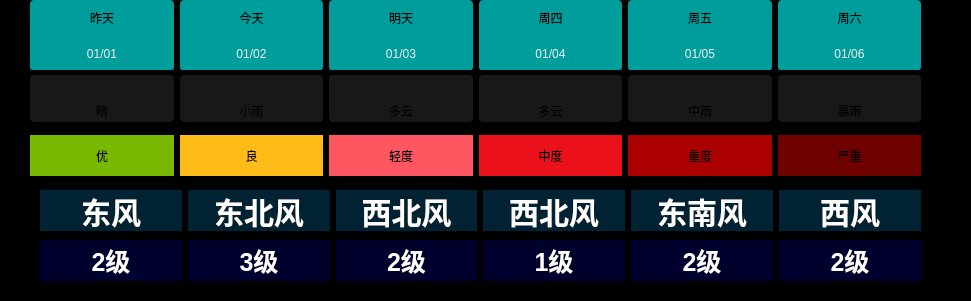
    <widget class="QWidget" name="widget_11" native="true">
     <property name="geometry">
      <rect>
       <x>0</x>
       <y>310</y>
       <width>971</width>
       <height>301</height>
      </rect>
     </property>
     <property name="styleSheet">
      <string notr="true">background-color: rgb(0,0,0,1)</string>
     </property>
     <widget class="QWidget" name="widget_5" native="true">
      <property name="geometry">
       <rect>
        <x>30</x>
        <y>0</y>
        <width>891</width>
        <height>71</height>
       </rect>
      </property>
      <property name="styleSheet">
       <string notr="true">QLabel {
	background-color: rgba(0, 200, 200, 200);
	border-radius: 4px;
}</string>
      </property>
      <layout class="QGridLayout" name="gridLayout_2">
       <property name="horizontalSpacing">
        <number>6</number>
       </property>
       <property name="verticalSpacing">
        <number>0</number>
       </property>
       <item row="1" column="0">
        <widget class="QLabel" name="lblDate0">
         <property name="styleSheet">
          <string notr="true">border-top-left-radius: 0px;
border-top-right-radius: 0px;
color: rgb(240, 240, 240);</string>
         </property>
         <property name="text">
          <string>01/01</string>
         </property>
         <property name="alignment">
          <set>Qt::AlignCenter</set>
         </property>
        </widget>
       </item>
       <item row="0" column="1">
        <widget class="QLabel" name="lblWeek1">
         <property name="styleSheet">
          <string notr="true">border-bottom-left-radius: 0px;
border-bottom-right-radius: 0px;</string>
         </property>
         <property name="text">
          <string>今天</string>
         </property>
         <property name="alignment">
          <set>Qt::AlignCenter</set>
         </property>
        </widget>
       </item>
       <item row="0" column="5">
        <widget class="QLabel" name="lblWeek5">
         <property name="styleSheet">
          <string notr="true">border-bottom-left-radius: 0px;
border-bottom-right-radius: 0px;</string>
         </property>
         <property name="text">
          <string>周六</string>
         </property>
         <property name="alignment">
          <set>Qt::AlignCenter</set>
         </property>
        </widget>
       </item>
       <item row="1" column="5">
        <widget class="QLabel" name="lblDate5">
         <property name="styleSheet">
          <string notr="true">border-top-left-radius: 0px;
border-top-right-radius: 0px;
color: rgb(240, 240, 240);</string>
         </property>
         <property name="text">
          <string>01/06</string>
         </property>
         <property name="alignment">
          <set>Qt::AlignCenter</set>
         </property>
        </widget>
       </item>
       <item row="1" column="2">
        <widget class="QLabel" name="lblDate2">
         <property name="styleSheet">
          <string notr="true">border-top-left-radius: 0px;
border-top-right-radius: 0px;
color: rgb(240, 240, 240);</string>
         </property>
         <property name="text">
          <string>01/03</string>
         </property>
         <property name="alignment">
          <set>Qt::AlignCenter</set>
         </property>
        </widget>
       </item>
       <item row="0" column="0">
        <widget class="QLabel" name="lblWeek0">
         <property name="styleSheet">
          <string notr="true">border-bottom-left-radius: 0px;
border-bottom-right-radius: 0px;</string>
         </property>
         <property name="text">
          <string>昨天</string>
         </property>
         <property name="alignment">
          <set>Qt::AlignCenter</set>
         </property>
        </widget>
       </item>
       <item row="0" column="3">
        <widget class="QLabel" name="lblWeek3">
         <property name="styleSheet">
          <string notr="true">border-bottom-left-radius: 0px;
border-bottom-right-radius: 0px;</string>
         </property>
         <property name="text">
          <string>周四</string>
         </property>
         <property name="alignment">
          <set>Qt::AlignCenter</set>
         </property>
        </widget>
       </item>
       <item row="0" column="4">
        <widget class="QLabel" name="lblWeek4">
         <property name="styleSheet">
          <string notr="true">border-bottom-left-radius: 0px;
border-bottom-right-radius: 0px;</string>
         </property>
         <property name="text">
          <string>周五</string>
         </property>
         <property name="alignment">
          <set>Qt::AlignCenter</set>
         </property>
        </widget>
       </item>
       <item row="1" column="4">
        <widget class="QLabel" name="lblDate4">
         <property name="styleSheet">
          <string notr="true">border-top-left-radius: 0px;
border-top-right-radius: 0px;
color: rgb(240, 240, 240);</string>
         </property>
         <property name="text">
          <string>01/05</string>
         </property>
         <property name="alignment">
          <set>Qt::AlignCenter</set>
         </property>
        </widget>
       </item>
       <item row="1" column="1">
        <widget class="QLabel" name="lblDate1">
         <property name="styleSheet">
          <string notr="true">border-top-left-radius: 0px;
border-top-right-radius: 0px;
color: rgb(240, 240, 240);</string>
         </property>
         <property name="text">
          <string>01/02</string>
         </property>
         <property name="alignment">
          <set>Qt::AlignCenter</set>
         </property>
        </widget>
       </item>
       <item row="0" column="2">
        <widget class="QLabel" name="lblWeek2">
         <property name="styleSheet">
          <string notr="true">border-bottom-left-radius: 0px;
border-bottom-right-radius: 0px;</string>
         </property>
         <property name="text">
          <string>明天</string>
         </property>
         <property name="alignment">
          <set>Qt::AlignCenter</set>
         </property>
        </widget>
       </item>
       <item row="1" column="3">
        <widget class="QLabel" name="lblDate3">
         <property name="styleSheet">
          <string notr="true">border-top-left-radius: 0px;
border-top-right-radius: 0px;
color: rgb(240, 240, 240);</string>
         </property>
         <property name="text">
          <string>01/04</string>
         </property>
         <property name="alignment">
          <set>Qt::AlignCenter</set>
         </property>
        </widget>
       </item>
      </layout>
     </widget>
     <widget class="QWidget" name="widget_6" native="true">
      <property name="geometry">
       <rect>
        <x>30</x>
        <y>70</y>
        <width>891</width>
        <height>57</height>
       </rect>
      </property>
      <property name="styleSheet">
       <string notr="true">QLabel {
	background-color: rgba(60, 60, 60, 100);
	border-radius: 4px;
}</string>
      </property>
      <layout class="QGridLayout" name="gridLayout_3">
       <property name="topMargin">
        <number>5</number>
       </property>
       <property name="bottomMargin">
        <number>5</number>
       </property>
       <property name="verticalSpacing">
        <number>0</number>
       </property>
       <item row="1" column="5">
        <widget class="QLabel" name="lblType5">
         <property name="styleSheet">
          <string notr="true">border-top-left-radius: 0px;
border-top-right-radius: 0px;</string>
         </property>
         <property name="text">
          <string>暴雨</string>
         </property>
         <property name="alignment">
          <set>Qt::AlignCenter</set>
         </property>
        </widget>
       </item>
       <item row="0" column="3">
        <widget class="QLabel" name="lblTypeIcon3">
         <property name="styleSheet">
          <string notr="true">border-bottom-left-radius: 0px;
border-bottom-right-radius: 0px;</string>
         </property>
         <property name="text">
          <string/>
         </property>
         <property name="pixmap">
          <pixmap resource="main.qrc">:/res/type/DuoYun.png</pixmap>
         </property>
         <property name="alignment">
          <set>Qt::AlignCenter</set>
         </property>
        </widget>
       </item>
       <item row="1" column="1">
        <widget class="QLabel" name="lblType1">
         <property name="styleSheet">
          <string notr="true">border-top-left-radius: 0px;
border-top-right-radius: 0px;</string>
         </property>
         <property name="text">
          <string>小雨</string>
         </property>
         <property name="alignment">
          <set>Qt::AlignCenter</set>
         </property>
        </widget>
       </item>
       <item row="1" column="2">
        <widget class="QLabel" name="lblType2">
         <property name="styleSheet">
          <string notr="true">border-top-left-radius: 0px;
border-top-right-radius: 0px;</string>
         </property>
         <property name="text">
          <string>多云</string>
         </property>
         <property name="alignment">
          <set>Qt::AlignCenter</set>
         </property>
        </widget>
       </item>
       <item row="0" column="4">
        <widget class="QLabel" name="lblTypeIcon4">
         <property name="styleSheet">
          <string notr="true">border-bottom-left-radius: 0px;
border-bottom-right-radius: 0px;</string>
         </property>
         <property name="text">
          <string/>
         </property>
         <property name="pixmap">
          <pixmap resource="main.qrc">:/res/type/ZhongYu.png</pixmap>
         </property>
         <property name="alignment">
          <set>Qt::AlignCenter</set>
         </property>
        </widget>
       </item>
       <item row="1" column="4">
        <widget class="QLabel" name="lblType4">
         <property name="styleSheet">
          <string notr="true">border-top-left-radius: 0px;
border-top-right-radius: 0px;</string>
         </property>
         <property name="text">
          <string>中雨</string>
         </property>
         <property name="alignment">
          <set>Qt::AlignCenter</set>
         </property>
        </widget>
       </item>
       <item row="1" column="3">
        <widget class="QLabel" name="lblType3">
         <property name="styleSheet">
          <string notr="true">border-top-left-radius: 0px;
border-top-right-radius: 0px;</string>
         </property>
         <property name="text">
          <string>多云</string>
         </property>
         <property name="alignment">
          <set>Qt::AlignCenter</set>
         </property>
        </widget>
       </item>
       <item row="0" column="0">
        <widget class="QLabel" name="lblTypeIcon0">
         <property name="minimumSize">
          <size>
           <width>0</width>
           <height>0</height>
          </size>
         </property>
         <property name="maximumSize">
          <size>
           <width>1000</width>
           <height>1000</height>
          </size>
         </property>
         <property name="styleSheet">
          <string notr="true">border-bottom-left-radius: 0px;
border-bottom-right-radius: 0px;</string>
         </property>
         <property name="text">
          <string/>
         </property>
         <property name="pixmap">
          <pixmap resource="main.qrc">:/res/type/Qing.png</pixmap>
         </property>
         <property name="alignment">
          <set>Qt::AlignCenter</set>
         </property>
        </widget>
       </item>
       <item row="0" column="5">
        <widget class="QLabel" name="lblTypeIcon5">
         <property name="styleSheet">
          <string notr="true">border-bottom-left-radius: 0px;
border-bottom-right-radius: 0px;</string>
         </property>
         <property name="text">
          <string/>
         </property>
         <property name="pixmap">
          <pixmap resource="main.qrc">:/res/type/BaoYu.png</pixmap>
         </property>
         <property name="alignment">
          <set>Qt::AlignCenter</set>
         </property>
        </widget>
       </item>
       <item row="0" column="1">
        <widget class="QLabel" name="lblTypeIcon1">
         <property name="styleSheet">
          <string notr="true">border-bottom-left-radius: 0px;
border-bottom-right-radius: 0px;</string>
         </property>
         <property name="text">
          <string/>
         </property>
         <property name="pixmap">
          <pixmap resource="main.qrc">:/res/type/XiaoYu.png</pixmap>
         </property>
         <property name="alignment">
          <set>Qt::AlignCenter</set>
         </property>
        </widget>
       </item>
       <item row="1" column="0">
        <widget class="QLabel" name="lblType0">
         <property name="styleSheet">
          <string notr="true">border-top-left-radius: 0px;
border-top-right-radius: 0px;</string>
         </property>
         <property name="text">
          <string>晴</string>
         </property>
         <property name="alignment">
          <set>Qt::AlignCenter</set>
         </property>
        </widget>
       </item>
       <item row="0" column="2">
        <widget class="QLabel" name="lblTypeIcon2">
         <property name="styleSheet">
          <string notr="true">border-bottom-left-radius: 0px;
border-bottom-right-radius: 0px;</string>
         </property>
         <property name="text">
          <string/>
         </property>
         <property name="pixmap">
          <pixmap resource="main.qrc">:/res/type/DuoYun.png</pixmap>
         </property>
         <property name="alignment">
          <set>Qt::AlignCenter</set>
         </property>
        </widget>
       </item>
      </layout>
     </widget>
     <widget class="QWidget" name="widget_9" native="true">
      <property name="geometry">
       <rect>
        <x>30</x>
        <y>130</y>
        <width>891</width>
        <height>51</height>
       </rect>
      </property>
      <layout class="QHBoxLayout" name="horizontalLayout_11">
       <property name="topMargin">
        <number>5</number>
       </property>
       <property name="bottomMargin">
        <number>5</number>
       </property>
       <item>
        <widget class="QLabel" name="lblQuality0">
         <property name="styleSheet">
          <string notr="true">background-color: rgb(121, 184, 0);
padding:8px;</string>
         </property>
         <property name="text">
          <string>优</string>
         </property>
         <property name="alignment">
          <set>Qt::AlignCenter</set>
         </property>
        </widget>
       </item>
       <item>
        <widget class="QLabel" name="lblQuality1">
         <property name="styleSheet">
          <string notr="true">background-color: rgb(255, 187, 23);</string>
         </property>
         <property name="text">
          <string>良</string>
         </property>
         <property name="alignment">
          <set>Qt::AlignCenter</set>
         </property>
        </widget>
       </item>
       <item>
        <widget class="QLabel" name="lblQuality2">
         <property name="styleSheet">
          <string notr="true">background-color: rgb(255, 87, 97);</string>
         </property>
         <property name="text">
          <string>轻度</string>
         </property>
         <property name="alignment">
          <set>Qt::AlignCenter</set>
         </property>
        </widget>
       </item>
       <item>
        <widget class="QLabel" name="lblQuality3">
         <property name="styleSheet">
          <string notr="true">background-color: rgb(235, 17, 27);</string>
         </property>
         <property name="text">
          <string>中度</string>
         </property>
         <property name="alignment">
          <set>Qt::AlignCenter</set>
         </property>
        </widget>
       </item>
       <item>
        <widget class="QLabel" name="lblQuality4">
         <property name="styleSheet">
          <string notr="true">background-color: rgb(170, 0, 0);</string>
         </property>
         <property name="text">
          <string>重度</string>
         </property>
         <property name="alignment">
          <set>Qt::AlignCenter</set>
         </property>
        </widget>
       </item>
       <item>
        <widget class="QLabel" name="lblQuality5">
         <property name="styleSheet">
          <string notr="true">background-color: rgb(110, 0, 0);</string>
         </property>
         <property name="text">
          <string>严重</string>
         </property>
         <property name="alignment">
          <set>Qt::AlignCenter</set>
         </property>
        </widget>
       </item>
      </layout>
     </widget>
     <widget class="QWidget" name="">
      <property name="geometry">
       <rect>
        <x>40</x>
        <y>240</y>
        <width>881</width>
        <height>41</height>
       </rect>
      </property>
      <layout class="QHBoxLayout" name="horizontalLayout">
       <item>
        <widget class="QLabel" name="lblFl0">
         <property name="styleSheet">
          <string notr="true">border-top-left-radius: 0px;
border-top-right-radius: 0px;
color: rgb(255, 255, 255);
font-weight:bold;
font-size:25px;
background-color:rgba(0, 0, 235,0.2)</string>
         </property>
         <property name="text">
          <string>2级</string>
         </property>
         <property name="alignment">
          <set>Qt::AlignCenter</set>
         </property>
        </widget>
       </item>
       <item>
        <widget class="QLabel" name="lblFl1">
         <property name="styleSheet">
          <string notr="true">border-top-left-radius: 0px;
border-top-right-radius: 0px;
color: rgb(255, 255, 255);
font-weight:bold;
background-color:rgba(0, 0, 235,0.2);
font-size:25px;</string>
         </property>
         <property name="text">
          <string>3级</string>
         </property>
         <property name="alignment">
          <set>Qt::AlignCenter</set>
         </property>
        </widget>
       </item>
       <item>
        <widget class="QLabel" name="lblFl2">
         <property name="styleSheet">
          <string notr="true">border-top-left-radius: 0px;
border-top-right-radius: 0px;
color: rgb(255, 255, 255);
font-weight:bold;
font-size:25px;
background-color:rgba(0, 0, 235,0.2)</string>
         </property>
         <property name="text">
          <string>2级</string>
         </property>
         <property name="alignment">
          <set>Qt::AlignCenter</set>
         </property>
        </widget>
       </item>
       <item>
        <widget class="QLabel" name="lblFl3">
         <property name="styleSheet">
          <string notr="true">border-top-left-radius: 0px;
border-top-right-radius: 0px;
color: rgb(255, 255, 255);
font-weight:bold;
font-size:25px;
background-color:rgba(0, 0, 235,0.2)</string>
         </property>
         <property name="text">
          <string>1级</string>
         </property>
         <property name="alignment">
          <set>Qt::AlignCenter</set>
         </property>
        </widget>
       </item>
       <item>
        <widget class="QLabel" name="lblFl4">
         <property name="styleSheet">
          <string notr="true">border-top-left-radius: 0px;
border-top-right-radius: 0px;
color: rgb(255, 255, 255);
font-weight:bold;
font-size:25px;
background-color:rgba(0, 0, 235,0.2)</string>
         </property>
         <property name="text">
          <string>2级</string>
         </property>
         <property name="alignment">
          <set>Qt::AlignCenter</set>
         </property>
        </widget>
       </item>
       <item>
        <widget class="QLabel" name="lblFl5">
         <property name="styleSheet">
          <string notr="true">border-top-left-radius: 0px;
border-top-right-radius: 0px;
color: rgb(255, 255, 255);
font-weight:bold;
font-size:25px;
background-color:rgba(0, 0, 235,0.2)</string>
         </property>
         <property name="text">
          <string>2级</string>
         </property>
         <property name="alignment">
          <set>Qt::AlignCenter</set>
         </property>
        </widget>
       </item>
      </layout>
     </widget>
     <widget class="QWidget" name="">
      <property name="geometry">
       <rect>
        <x>40</x>
        <y>190</y>
        <width>881</width>
        <height>41</height>
       </rect>
      </property>
      <layout class="QGridLayout" name="gridLayout_4">
       <item row="0" column="0">
        <widget class="QLabel" name="lblFx0">
         <property name="styleSheet">
          <string notr="true">border-bottom-left-radius: 0px;
border-bottom-right-radius: 0px;
background-color : rgba(0, 170, 255,0.2);
color:white;
font-weight:bold;
font-size:30px</string>
         </property>
         <property name="text">
          <string>东风</string>
         </property>
         <property name="alignment">
          <set>Qt::AlignCenter</set>
         </property>
        </widget>
       </item>
       <item row="0" column="1">
        <widget class="QLabel" name="lblFx1">
         <property name="styleSheet">
          <string notr="true">border-bottom-left-radius: 0px;
border-bottom-right-radius: 0px;
background-color : rgba(0, 170, 255,0.2);
color:white;
font-weight:bold;
font-size:30px</string>
         </property>
         <property name="text">
          <string>东北风</string>
         </property>
         <property name="alignment">
          <set>Qt::AlignCenter</set>
         </property>
        </widget>
       </item>
       <item row="0" column="2">
        <widget class="QLabel" name="lblFx2">
         <property name="styleSheet">
          <string notr="true">border-bottom-left-radius: 0px;
border-bottom-right-radius: 0px;
background-color : rgba(0, 170, 255,0.2);
color:white;
font-weight:bold;
font-size:30px</string>
         </property>
         <property name="text">
          <string>西北风</string>
         </property>
         <property name="alignment">
          <set>Qt::AlignCenter</set>
         </property>
        </widget>
       </item>
       <item row="0" column="3">
        <widget class="QLabel" name="lblFx3">
         <property name="styleSheet">
          <string notr="true">border-bottom-left-radius: 0px;
border-bottom-right-radius: 0px;
background-color : rgba(0, 170, 255,0.2);
color:white;
font-weight:bold;
font-size:30px</string>
         </property>
         <property name="text">
          <string>西北风</string>
         </property>
         <property name="alignment">
          <set>Qt::AlignCenter</set>
         </property>
        </widget>
       </item>
       <item row="0" column="4">
        <widget class="QLabel" name="lblFx4">
         <property name="styleSheet">
          <string notr="true">border-bottom-left-radius: 0px;
border-bottom-right-radius: 0px;
background-color : rgba(0, 170, 255,0.2);
color:white;
font-weight:bold;
font-size:30px</string>
         </property>
         <property name="text">
          <string>东南风</string>
         </property>
         <property name="alignment">
          <set>Qt::AlignCenter</set>
         </property>
        </widget>
       </item>
       <item row="0" column="5">
        <widget class="QLabel" name="lblFx5">
         <property name="styleSheet">
          <string notr="true">border-bottom-left-radius: 0px;
border-bottom-right-radius: 0px;
background-color : rgba(0, 170, 255,0.2);
color:white;
font-weight:bold;
font-size:30px</string>
         </property>
         <property name="text">
          <string>西风</string>
         </property>
         <property name="alignment">
          <set>Qt::AlignCenter</set>
         </property>
        </widget>
       </item>
      </layout>
     </widget>
    </widget>
